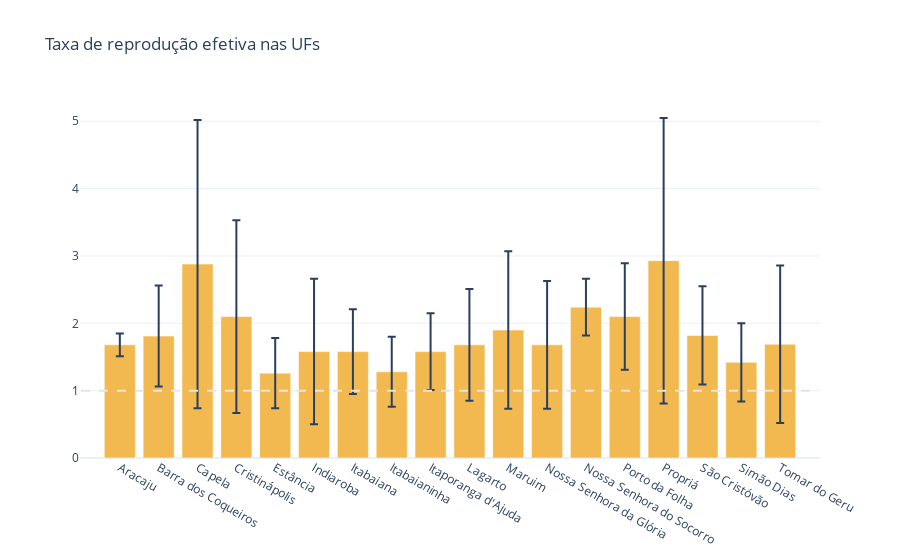

Source (notebook cell):
### Markdown cell above
### City

### Code cell
plot_rt_bars(city_results[city_results['last_updated'] == '2020-05-10'], 
             'Taxa de reprodução efetiva nas UFs',
             place_type='city')

### Figure 1 — Plotly figure (JSON) as saved in the notebook; plotly's stock layout.template omitted (floating-point values rounded to 4 significant figures)
{"data": [{"error_y": {"array": [0.17, 0.75, 2.14, 1.43, 0.52, 1.08, 0.63, 0.52, 0.57, 0.83, 1.17, 0.95, 0.42, 0.79, 2.12, 0.73, 0.58, 1.17], "arrayminus": [0.17, 0.75, 2.14, 1.43, 0.52, 1.08, 0.63, 0.52, 0.57, 0.83, 1.17, 0.95, 0.42, 0.79, 2.12, 0.73, 0.58, 1.17], "symmetric": false, "type": "data"}, "marker": {"color": ["rgba(242,185,80,1)", "rgba(242,185,80,1)", "rgba(242,185,80,1)", "rgba(242,185,80,1)", "rgba(242,185,80,1)", "rgba(242,185,80,1)", "rgba(242,185,80,1)", "rgba(242,185,80,1)", "rgba(242,185,80,1)", "rgba(242,185,80,1)", "rgba(242,185,80,1)", "rgba(242,185,80,1)", "rgba(242,185,80,1)", "rgba(242,185,80,1)", "rgba(242,185,80,1)", "rgba(242,185,80,1)", "rgba(242,185,80,1)", "rgba(242,185,80,1)"]}, "type": "bar", "x": ["Aracaju", "Barra dos Coqueiros", "Capela", "Cristinápolis", "Estância", "Indiaroba", "Itabaiana", "Itabaianinha", "Itaporanga d'Ajuda", "Lagarto", "Maruim", "Nossa Senhora da Glória", "Nossa Senhora do Socorro", "Porto da Folha", "Propriá", "São Cristóvão", "Simão Dias", "Tomar do Geru"], "y": [1.68, 1.81, 2.88, 2.1, 1.26, 1.58, 1.58, 1.28, 1.58, 1.68, 1.9, 1.68, 2.24, 2.1, 2.93, 1.82, 1.42, 1.69]}], "layout": {"shapes": [{"line": {"color": "#E5E5E5", "dash": "dash", "width": 2}, "type": "line", "x0": -1, "x1": 18, "y0": 1, "y1": 1}], "title": {"text": "Taxa de reprodução efetiva nas UFs"}}}
